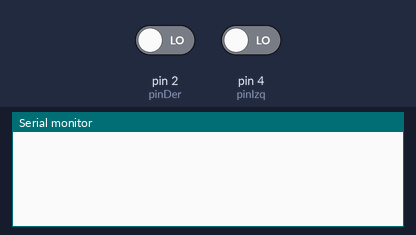
This sketch was run on a simulated Arduino Uno, built with avr-gcc and run on an emulated ATmega328P. Parts: the last lines printed to the serial monitor. The inputs (shaded band) are chosen by the test bench; at power-on: pin 2 (pinDer) LOW, pin 4 (pinIzq) LOW.

Above: at 1.2 s.
1.3 s: pin 2 (pinDer) driven HIGH
At 2.1 s:
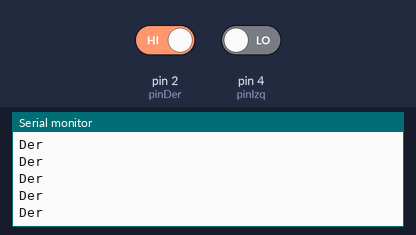
3.2 s: pin 4 (pinIzq) driven HIGH
At 4.1 s:
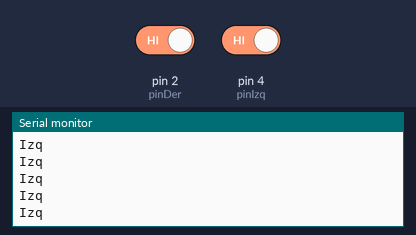

The sketch:

buttonTest.ino
```cpp
/*
Sketch para probar un boton pulsador
 ------------------------------------

 */

int pinDer = 2; // lee el estado del pulsador
int pinIzq = 4;

void setup(){
  Serial.begin( 9600);
  pinMode( pinDer, INPUT);
  pinMode( pinIzq, INPUT);
}

void loop(){

  if( digitalRead( pinIzq)){
    Serial.println("Izq");
  }
  else if( digitalRead( pinDer)){
    Serial.println("Der");
  }
}


/*
void loop(){
 Serial.print  ( digitalRead( pinIzq));
 Serial.println( digitalRead( pinDer));
 }
 */
```

Measured:
- after the input at 1.3 s, the serial monitor: prints a new line at once (image 1)
- after the input at 3.2 s, the serial monitor: prints a new line after 0.07 s (image 2)
